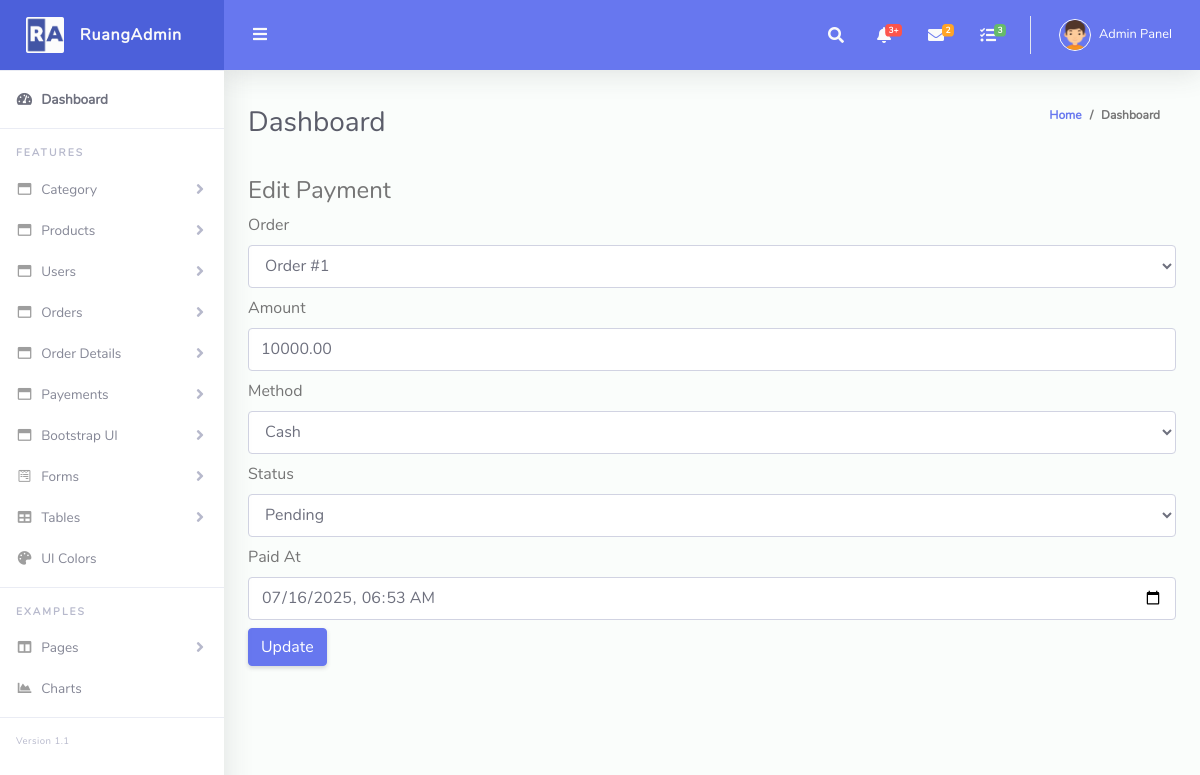
The page /admin/payment_edit.php?id=1 (signed in) on the database its author committed.
### tables this page shows
CREATE TABLE `payment` (
  `id` int(11) NOT NULL,
  `order_id` int(11) NOT NULL,
  `amount` decimal(10,2) NOT NULL,
  `method` enum('cash_on_delivery','credit_card','easypaisa','jazzcash') NOT NULL,
  `status` enum('pending','paid','failed') DEFAULT 'pending',
  `paid_at` timestamp NULL DEFAULT NULL
);

### admin/payment_edit.php (the view, shortened to what this page needs)
<?php
include 'header.php';
include 'dbconfig.php';
$id = $_GET['id'];
$data = mysqli_fetch_assoc(mysqli_query($conn, "SELECT * FROM payment WHERE id = $id"));
$orders = mysqli_query($conn, "SELECT id FROM orders");
?>
<div class="container my-4">
    <h4>Edit Payment</h4>
    <form method="POST">
        <div class="mb-2">
            <label>Order</label>
            <select name="order_id" class="form-control">
                <?php while($row = mysqli_fetch_assoc($orders)) { ?>
                <option value="<?= $row['id'] ?>" <?= $row['id'] == $data['order_id'] ? 'selected' : '' ?>>
                    Order #<?= $row['id'] ?>
                </option>
                <?php } ?>
            </select>
        </div>
        <div class="mb-2">
            <label>Amount</label>
            <input type="number" step="0.01" name="amount" class="form-control" value="<?= $data['amount'] ?>">
        </div>
        <div class="mb-2">
            <label>Method</label>
            <select name="method" class="form-control">
                <?php
                $methods = ['cash', 'credit_card', 'bank_transfer', 'easypaisa', 'jazzcash'];
                foreach ($methods as $m) {
                    $selected = $m == $data['method'] ? 'selected' : '';
                    echo "<option value='$m' $selected>" . ucfirst($m) . "</option>";
                }
                ?>
            </select>
        </div>
        <div class="mb-2">
            <label>Status</label>
            <select name="status" class="form-control">
                <?php
                $statuses = ['paid', 'unpaid', 'pending'];
                foreach ($statuses as $s) {
                    $selected = $s == $data['status'] ? 'selected' : '';
                    echo "<option value='$s' $selected>" . ucfirst($s) . "</option>";
                }
                ?>
            </select>
        </div>
        <div class="mb-2">
            <label>Paid At</label>
            <input type="datetime-local" name="paid_at" class="form-control" value="<?= date('Y-m-d\TH:i', strtotime($data['paid_at'])) ?>">
        </div>
        <button name="update" class="btn btn-primary">Update</button>
    </form>
</div>
<?php include 'footer.php'; ?>

### rows shown on the page
payment: order_id "Order #1", amount "10000.00", paid_at "07/16/2025 06:53"

### other values the page prints
form field method "Cash"
form field status "Pending"
